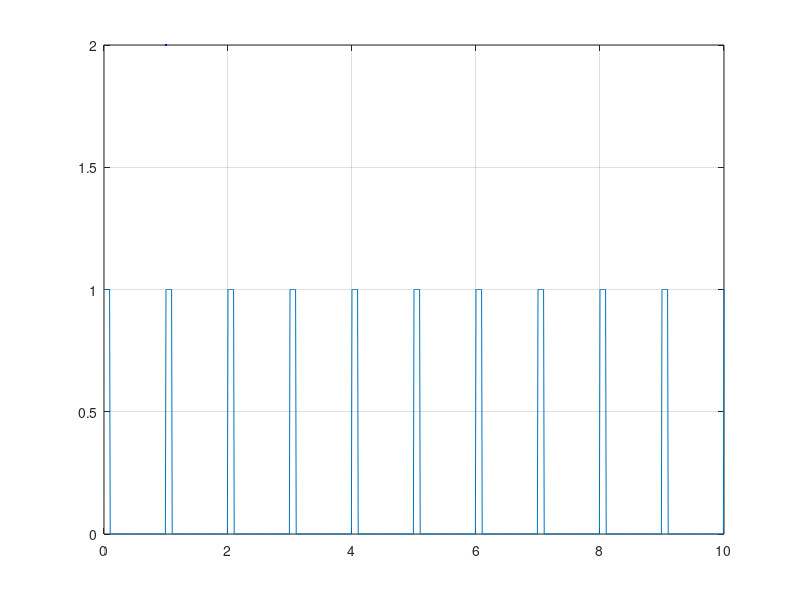
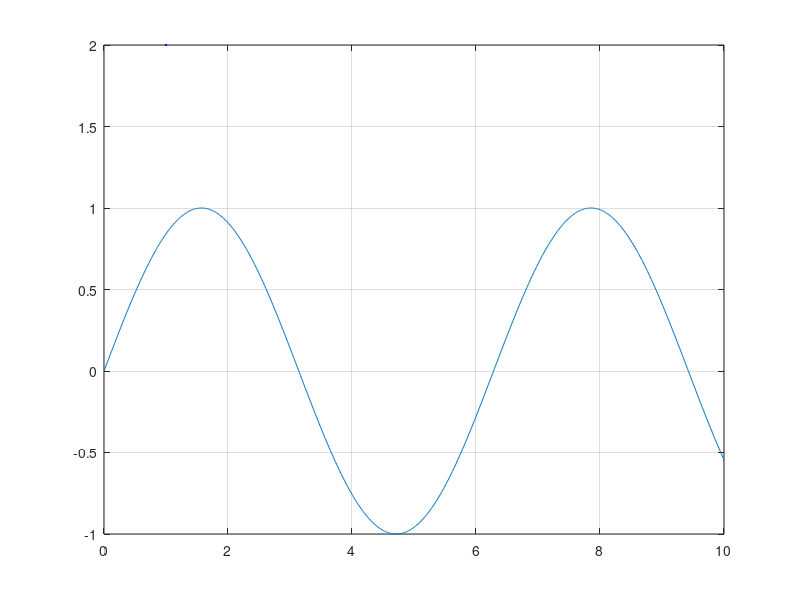
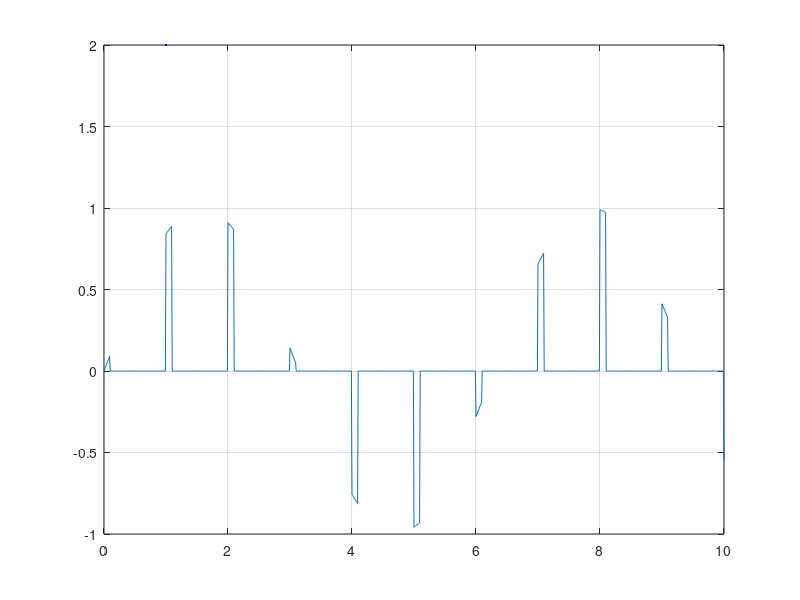

These figures' MATLAB source, in order:
clc, clear, close all
%Crear vector de tiempo
t=0:0.01:10;
y=double(t<0);
%Crear función portadora
for i=0:10
    y=double(t>=i & t<i+0.1)+y;
end
%Función a modular
y1=sin(t);
%Función portadora
figure
plot(t,y,LineWidth=2, Color='blue')
grid on
%Función a modular
figure
plot(t,y1,LineWidth=2, Color='blue')
grid on
%Función modulada
figure
plot(t,y.*y1,LineWidth=2, Color='blue')
grid on

